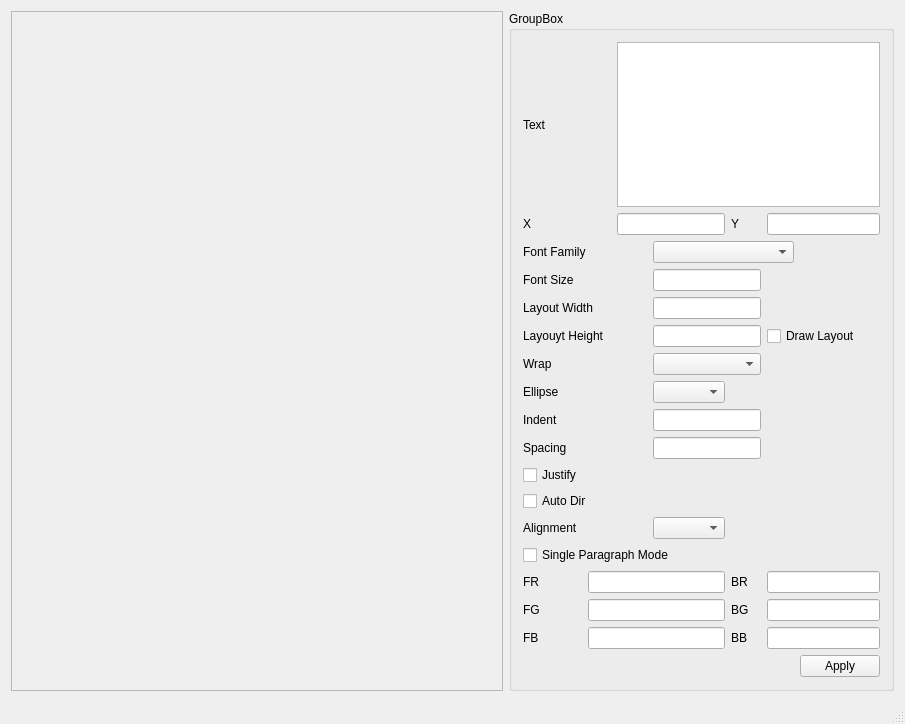
<?xml version="1.0" encoding="UTF-8"?>
<ui version="4.0">
 <class>TestPangoClass</class>
 <widget class="QMainWindow" name="TestPangoClass">
  <property name="geometry">
   <rect>
    <x>0</x>
    <y>0</y>
    <width>905</width>
    <height>724</height>
   </rect>
  </property>
  <property name="windowTitle">
   <string>TestPango</string>
  </property>
  <widget class="QWidget" name="centralWidget">
   <layout class="QHBoxLayout" name="horizontalLayout_2" stretch="1,0">
    <item>
     <widget class="QFrame" name="frame">
      <property name="frameShape">
       <enum>QFrame::StyledPanel</enum>
      </property>
      <property name="frameShadow">
       <enum>QFrame::Raised</enum>
      </property>
      <layout class="QHBoxLayout" name="horizontalLayout">
       <item>
        <widget class="QLabel" name="labelPixmap">
         <property name="text">
          <string/>
         </property>
        </widget>
       </item>
      </layout>
     </widget>
    </item>
    <item>
     <widget class="QGroupBox" name="groupBox">
      <property name="title">
       <string>GroupBox</string>
      </property>
      <layout class="QGridLayout" name="gridLayout">
       <item row="0" column="0">
        <widget class="QLabel" name="label_3">
         <property name="text">
          <string>Text</string>
         </property>
        </widget>
       </item>
       <item row="0" column="2" colspan="5">
        <widget class="QTextEdit" name="textEdit"/>
       </item>
       <item row="1" column="0">
        <widget class="QLabel" name="label_18">
         <property name="text">
          <string>X</string>
         </property>
        </widget>
       </item>
       <item row="1" column="2" colspan="2">
        <widget class="QLineEdit" name="lineEditX">
         <property name="inputMethodHints">
          <set>Qt::ImhPreferNumbers</set>
         </property>
        </widget>
       </item>
       <item row="1" column="4">
        <widget class="QLabel" name="label_17">
         <property name="text">
          <string>Y</string>
         </property>
        </widget>
       </item>
       <item row="1" column="5" colspan="2">
        <widget class="QLineEdit" name="lineEditY">
         <property name="inputMethodHints">
          <set>Qt::ImhPreferNumbers</set>
         </property>
        </widget>
       </item>
       <item row="2" column="0" colspan="2">
        <widget class="QLabel" name="label_16">
         <property name="text">
          <string>Font Family</string>
         </property>
        </widget>
       </item>
       <item row="2" column="3" colspan="3">
        <widget class="QComboBox" name="comboBoxFontFamily"/>
       </item>
       <item row="3" column="0">
        <widget class="QLabel" name="label_4">
         <property name="text">
          <string>Font Size</string>
         </property>
        </widget>
       </item>
       <item row="3" column="3" colspan="2">
        <widget class="QLineEdit" name="lineEditSize">
         <property name="inputMethodHints">
          <set>Qt::ImhPreferNumbers</set>
         </property>
        </widget>
       </item>
       <item row="4" column="0" colspan="3">
        <widget class="QLabel" name="label">
         <property name="text">
          <string>Layout Width</string>
         </property>
        </widget>
       </item>
       <item row="4" column="3" colspan="2">
        <widget class="QLineEdit" name="lineEditWidth">
         <property name="inputMethodHints">
          <set>Qt::ImhPreferNumbers</set>
         </property>
        </widget>
       </item>
       <item row="5" column="0" colspan="3">
        <widget class="QLabel" name="label_2">
         <property name="text">
          <string>Layouyt Height</string>
         </property>
        </widget>
       </item>
       <item row="5" column="3" colspan="2">
        <widget class="QLineEdit" name="lineEditHeight">
         <property name="inputMethodHints">
          <set>Qt::ImhPreferNumbers</set>
         </property>
        </widget>
       </item>
       <item row="5" column="5" colspan="2">
        <widget class="QCheckBox" name="checkBoxDrawLayout">
         <property name="text">
          <string>Draw Layout</string>
         </property>
        </widget>
       </item>
       <item row="6" column="0">
        <widget class="QLabel" name="label_5">
         <property name="text">
          <string>Wrap</string>
         </property>
        </widget>
       </item>
       <item row="6" column="3" colspan="2">
        <widget class="QComboBox" name="comboBoxWrap"/>
       </item>
       <item row="7" column="0">
        <widget class="QLabel" name="label_6">
         <property name="text">
          <string>Ellipse</string>
         </property>
        </widget>
       </item>
       <item row="7" column="3">
        <widget class="QComboBox" name="comboBoxEllipse"/>
       </item>
       <item row="8" column="0">
        <widget class="QLabel" name="label_7">
         <property name="text">
          <string>Indent</string>
         </property>
        </widget>
       </item>
       <item row="8" column="3" colspan="2">
        <widget class="QLineEdit" name="lineEditIndent">
         <property name="inputMethodHints">
          <set>Qt::ImhPreferNumbers</set>
         </property>
        </widget>
       </item>
       <item row="9" column="0">
        <widget class="QLabel" name="label_8">
         <property name="text">
          <string>Spacing</string>
         </property>
        </widget>
       </item>
       <item row="9" column="3" colspan="2">
        <widget class="QLineEdit" name="lineEditSpacing">
         <property name="inputMethodHints">
          <set>Qt::ImhPreferNumbers</set>
         </property>
        </widget>
       </item>
       <item row="10" column="0">
        <widget class="QCheckBox" name="checkBoxJustify">
         <property name="text">
          <string>Justify</string>
         </property>
        </widget>
       </item>
       <item row="11" column="0" colspan="3">
        <widget class="QCheckBox" name="checkBoxAutoDir">
         <property name="text">
          <string>Auto Dir</string>
         </property>
        </widget>
       </item>
       <item row="12" column="0">
        <widget class="QLabel" name="label_9">
         <property name="text">
          <string>Alignment</string>
         </property>
        </widget>
       </item>
       <item row="12" column="3">
        <widget class="QComboBox" name="comboBoxAlignment"/>
       </item>
       <item row="13" column="0" colspan="4">
        <widget class="QCheckBox" name="checkBoxSingleParagraphMode">
         <property name="text">
          <string>Single Paragraph Mode</string>
         </property>
        </widget>
       </item>
       <item row="14" column="0">
        <widget class="QLabel" name="label_10">
         <property name="text">
          <string>FR</string>
         </property>
        </widget>
       </item>
       <item row="14" column="1" colspan="3">
        <widget class="QLineEdit" name="lineEditForeRed">
         <property name="inputMethodHints">
          <set>Qt::ImhPreferNumbers</set>
         </property>
        </widget>
       </item>
       <item row="14" column="4">
        <widget class="QLabel" name="label_13">
         <property name="text">
          <string>BR</string>
         </property>
        </widget>
       </item>
       <item row="14" column="5" colspan="2">
        <widget class="QLineEdit" name="lineEditBackRed">
         <property name="inputMethodHints">
          <set>Qt::ImhPreferNumbers</set>
         </property>
        </widget>
       </item>
       <item row="15" column="0">
        <widget class="QLabel" name="label_11">
         <property name="text">
          <string>FG</string>
         </property>
        </widget>
       </item>
       <item row="15" column="1" colspan="3">
        <widget class="QLineEdit" name="lineEditForeGreen">
         <property name="inputMethodHints">
          <set>Qt::ImhPreferNumbers</set>
         </property>
         <property name="text">
          <string/>
         </property>
        </widget>
       </item>
       <item row="15" column="4">
        <widget class="QLabel" name="label_14">
         <property name="text">
          <string>BG</string>
         </property>
        </widget>
       </item>
       <item row="15" column="5" colspan="2">
        <widget class="QLineEdit" name="lineEditBackGreen">
         <property name="inputMethodHints">
          <set>Qt::ImhPreferNumbers</set>
         </property>
         <property name="text">
          <string/>
         </property>
        </widget>
       </item>
       <item row="16" column="0">
        <widget class="QLabel" name="label_12">
         <property name="text">
          <string>FB</string>
         </property>
        </widget>
       </item>
       <item row="16" column="1" colspan="3">
        <widget class="QLineEdit" name="lineEditForeBlue">
         <property name="inputMethodHints">
          <set>Qt::ImhPreferNumbers</set>
         </property>
        </widget>
       </item>
       <item row="16" column="4">
        <widget class="QLabel" name="label_15">
         <property name="text">
          <string>BB</string>
         </property>
        </widget>
       </item>
       <item row="16" column="5" colspan="2">
        <widget class="QLineEdit" name="lineEditBackBlue">
         <property name="inputMethodHints">
          <set>Qt::ImhPreferNumbers</set>
         </property>
        </widget>
       </item>
       <item row="17" column="0" colspan="5">
        <spacer name="horizontalSpacer">
         <property name="orientation">
          <enum>Qt::Horizontal</enum>
         </property>
         <property name="sizeHint" stdset="0">
          <size>
           <width>238</width>
           <height>20</height>
          </size>
         </property>
        </spacer>
       </item>
       <item row="17" column="6">
        <widget class="QPushButton" name="button_apply">
         <property name="text">
          <string>Apply</string>
         </property>
        </widget>
       </item>
      </layout>
     </widget>
    </item>
   </layout>
   <zorder>groupBox</zorder>
   <zorder>frame</zorder>
  </widget>
  <widget class="QStatusBar" name="statusBar"/>
  <widget class="QMenuBar" name="menuBar">
   <property name="geometry">
    <rect>
     <x>0</x>
     <y>0</y>
     <width>905</width>
     <height>17</height>
    </rect>
   </property>
  </widget>
 </widget>
 <layoutdefault spacing="6" margin="11"/>
 <resources>
  <include location="testpango.qrc"/>
 </resources>
 <connections/>
</ui>
